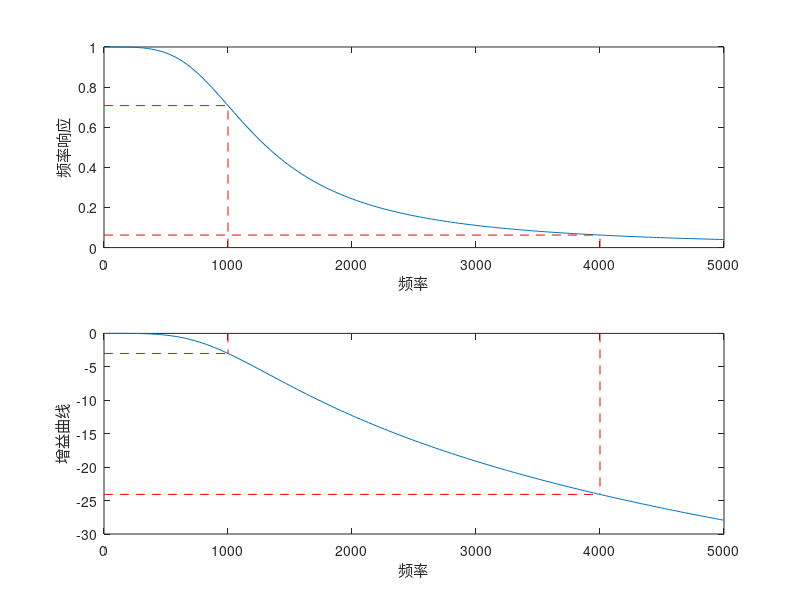

MATLAB code for this plot:
Wp=2*pi*1000;%通带截止频率,将数字频率化成模拟频率
Ws=2*pi*4000;%阻带截止频率,将数字频率化成模拟频率
Ap=3;%通带最大衰耗
As=15; %阻带最小衰耗
%求得阶数和3db截频wc
[N,Wc]=buttord(Wp,Ws,Ap,As,'s');
%B表示系统函数分子系数,A表示系统函数分母系数
[B,A]=butter(N,Wc,'s');%设计滤波器
omega=[Wp Ws]; %求出通带频率点和截止频率点对应的频率响应值
h=freqs(B,A,omega); %Compute Ap and As of AF
ap = -20*log10(abs(h(1)));% 将通带频率响应转换成衰耗值
as = -20*log10(abs(h(2)));% 将阻带频率响应转换成衰耗值
hp = abs(h(1));
hs = abs(h(2));
gain_p = 20*log10(abs(h(1))); 
gain_s = 20*log10(abs(h(2))); 
omega = [0:200:5000*2*pi];%指定一段频率值
h = freqs(B,A,omega);
subplot(211);
plot(omega/(2*pi),abs(h));
hold on;
plot([0 Wp/(2*pi)],[hp hp],'r--'); %画两个虚线
plot([Wp/(2*pi) Wp/(2*pi)],[0 hp],'r--');
plot([0 Ws/(2*pi)],[hs hs],'r--'); %画两个虚线
plot([Ws/(2*pi) Ws/(2*pi)],[0 hs],'r--');
hold off;
xlabel('频率'); 
ylabel('频率响应');
gain=20*log10(abs(h)); 
subplot(212);
plot(omega/(2*pi),gain);
hold on;%在画完函数虚线之后保持曲线图
plot([0 Wp/(2*pi)],[gain_p gain_p],'r--'); %画两个虚线
plot([Wp/(2*pi) Wp/(2*pi)],[0 gain_p],'r--');
plot([0 Ws/(2*pi)],[gain_s gain_s],'r--'); %画两个虚线
plot([Ws/(2*pi) Ws/(2*pi)],[0 gain_s],'r--');
hold off;
xlabel('频率'); 
ylabel('增益曲线');